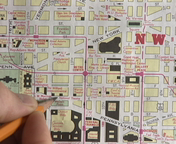
#> input picture libs/uab/PRACTICA3/frame2_1.png, 176 x 144 px
$ python sessio3.py
#> lines starting #> are read from the running program, lines starting #| are printed output that depends on the picture; long printed decimals are rounded
### libs/uab/PRACTICA2/metrikz.py
#!/usr/bin/env python
# -*- coding: utf-8 -*-

"""
Compare two or more images using MSE, PSNR, SNR, SSIM, UQI, PBVIF, MSSIM,
NQM and WSNR metrics.

For usage and a list of options, try this:
$ ./pymetrikz -h

This program and its regression test suite live here:
http://www.sawp.com.br/projects/pymetrikz"""

import numpy as __n
from scipy.ndimage.filters import gaussian_filter as __gaussian_filter
from scipy.ndimage.filters import convolve as __convolve
from scipy.ndimage.filters import correlate as __correlate
from scipy.fftpack import fftshift as __fftshift


__author__ = "Pedro Garcia Freitas <sawp@sawp.com.br>"
__copyright__ = "Copyright (c) 2011-2014 Pedro Garcia"
__license__ = "GPLv2"


def mse(reference, query):
    """Computes the Mean Square Error (MSE) of two images.

    value = mse(reference, query)

    Parameters
    ----------
    reference: original image data.
    query    : modified image data to be compared.

    Return
    ----------
    value    : MSE value
    """
    (ref, que) = (reference.astype('double'), query.astype('double'))
    diff = ref - que
    square = (diff ** 2)
    mean = square.mean()
    return mean


def rmse(reference, query):
    msev = mse(reference, query)
    return __n.sqrt(msev)


# [45 lines left out: functions psnr, snr, not called in this run]


def ssim(reference, query):
    """Computes the Structural SIMilarity Index (SSIM).

    value = ssim(reference, query)

    Parameters
    ----------
    reference: original image data.
    query    : modified image data to be compared.

    Return
    ----------
    value    : SSIM value
    """
    def __get_kernels():
        k1, k2, l = (0.01, 0.03, 255.0)
        kern1, kern2 = map(lambda x: (x * l) ** 2, (k1, k2))
        return kern1, kern2

    def __get_mus(i1, i2):
        mu1, mu2 = map(lambda x: __gaussian_filter(x, 1.5), (i1, i2))
        m1m1, m2m2, m1m2 = (mu1 * mu1, mu2 * mu2, mu1 * mu2)
        return m1m1, m2m2, m1m2

    def __get_sigmas(i1, i2, delta1, delta2, delta12):
        f1 = __gaussian_filter(i1 * i1, 1.5) - delta1
        f2 = __gaussian_filter(i2 * i2, 1.5) - delta2
        f12 = __gaussian_filter(i1 * i2, 1.5) - delta12
        return f1, f2, f12

    def __get_positive_ssimap(C1, C2, m1m2, mu11, mu22, s12, s1s1, s2s2):
        num = (2 * m1m2 + C1) * (2 * s12 + C2)
        den = (mu11 + mu22 + C1) * (s1s1 + s2s2 + C2)
        return num / den

    # [9 lines left out: function __get_negative_ssimap, not called in this run]

    (img1, img2) = (reference.astype('double'), query.astype('double'))
    (m1m1, m2m2, m1m2) = __get_mus(img1, img2)
    (s1, s2, s12) = __get_sigmas(img1, img2, m1m1, m2m2, m1m2)
    (C1, C2) = __get_kernels()
    if C1 > 0 and C2 > 0:
        ssim_map = __get_positive_ssimap(C1, C2, m1m2, m1m1, m2m2, s12, s1, s2)
    else:
        ssim_map = __get_negative_ssimap(C1, C2, m1m2, m1m1, m2m2, s12, s1, s2)
    ssim_value = ssim_map.mean()
    return ssim_value


# [290 lines left out: functions uqi, pbvif, mssim, __filter2, __get_gaussian_kernel, __ssim_modified, not called in this run]


def __convert_to_luminance(x):
    return __n.dot(x[..., :3], [0.299, 0.587, 0.144]).astype('double')


# [224 lines left out: functions nqm, wsnr, not called in this run]

### libs/uab/PRACTICA3/sessio3.py
import cv2
from scipy.fftpack import dct, idct
from PIL import Image, ImageDraw
import numpy as np
import metrikz
import time
import matplotlib.pyplot as plt

quantization_matrix = [[16.0, 11.0, 10.0, 16.0, 24.0, 40.0, 51.0, 61.0],
                       [12.0, 12.0, 14.0, 19.0, 26.0, 58.0, 60.0, 55.0],
                       [14.0, 13.0, 16.0, 24.0, 40.0, 57.0, 69.0, 56.0],
                       [14.0, 17.0, 22.0, 29.0, 51.0, 87.0, 80.0, 62.0],
                       [18.0, 22.0, 37.0, 56.0, 68.0, 109., 103., 77.0],
                       [24.0, 35.0, 55.0, 64.0, 81.0, 104., 113., 92.0],
                       [49.0, 64.0, 78.0, 87.0, 103., 121., 120., 101.],
                       [72.0, 92.0, 95.0, 98.0, 112., 100., 103., 99.0]]


def dct2(block: np.ndarray) -> np.ndarray:
    """Compute 2D Cosine Transform of Image
    Args:
        block (np.ndarray): An image block
    Returns:
        np.ndarray: 2D DCT of the image block
    """
    return dct(dct(block, axis=0, norm='ortho'), axis=1, norm='ortho')


def idct2(block: np.ndarray) -> np.ndarray:
    """Compute 2D Inverse Cosine Transform of Image
    Args:
        block (np.ndarray): An image block
    Returns:
        np.ndarray: 2D IDCT of the image block
    """
    return idct(idct(block, axis=1, norm='ortho'), axis=0, norm='ortho')


def quantization_process(block: np.ndarray) -> np.ndarray:
    """Quantization of the DCT coefficients
    Args:
        block (np.ndarray): An image block
    Returns:
        np.ndarray: Quantized image block
    """
    qm = np.zeros((8, 8))
    for i in range(int(len(block))):
        for j in range(int(len(block))):
            qm[i][j] = np.round(float(block[i][j]) / quantization_matrix[i][j])
    return qm


def inv_quantization_process(block):
    """ Realiza la cuantización inversa de los coeficientes DCT """
    return block * quantization_matrix


def func_quantized(block):
    """Quantization of the DCT coefficients
    Args:
        block (np.ndarray): An image block
    Returns:
        np.ndarray: Quantized image block
    """
    qm = np.zeros((8, 8), dtype=int)
    qm[:, :] = quantization_process(dct2(block[:, :]))
    return qm


def block_matching(frame_actual, frame_anterior, tamaño_bloque=8, restriccion=False, tamaño_ventana=24):
    assert (tamaño_ventana - tamaño_bloque > 0)
    assert (tamaño_ventana % 2 == 0)
    alto, ancho = frame_actual.shape

    # Arrays to store data
    vectores_movimiento = []
    errores_prediccion = []
    actual_position = []

    mse_total = 0

    s = time.time()

    for y in range(0, alto, tamaño_bloque):
        for x in range(0, ancho, tamaño_bloque):
            bloque_actual = frame_actual[y:y + tamaño_bloque, x:x + tamaño_bloque]

            sad_min = np.inf
            mejor_movimiento = (0, 0)
            mejor_bloque = None

            # Agrega posicion actual al array de posiciones
            actual_position.append((x, y))

            # Determinar los límites de la región de búsqueda
            y_min = max(0, y - (tamaño_ventana // 2) - tamaño_bloque // 2) if restriccion else 0
            y_max = min(alto, y + (tamaño_ventana // 2) + tamaño_bloque // 2) if restriccion else alto
            x_min = max(0, x - (tamaño_ventana // 2) - tamaño_bloque // 2) if restriccion else 0
            x_max = min(ancho, x + (tamaño_ventana // 2) + tamaño_bloque // 2) if restriccion else ancho

            step = 1
            for y_ref in range(y_min, y_max - tamaño_bloque + 1, step):
                for x_ref in range(x_min, x_max - tamaño_bloque + 1, step):
                    bloque_ref = frame_anterior[y_ref:y_ref + tamaño_bloque, x_ref:x_ref + tamaño_bloque]
                    sad_actual = metrikz.mse(bloque_actual, bloque_ref)
                    if sad_actual < sad_min:
                        sad_min = sad_actual
                        mejor_movimiento = (x_ref - x, y_ref - y)
                        mejor_bloque = bloque_ref

            vectores_movimiento.append(mejor_movimiento)
            error_block = bloque_actual.astype(dtype=int) - mejor_bloque.astype(dtype=int)
            errores_prediccion.append(func_quantized(error_block))
            mse_total += sad_min

    mse_promedio = mse_total / len(vectores_movimiento)

    e = time.time()
    time_bm = e - s
    return vectores_movimiento, errores_prediccion, mse_promedio, time_bm, actual_position


def func_motion_compensation(actual_position: list, motion_vector: list, errors_prediction: list,
                             frame: np.ndarray) -> tuple:
    """Motion compensation algorithm
    Args:
        actual_position (list): List of actual positions
        motion_vector (list): List of motion vectors
        errors_predicio (list): List of quantized errors
        frame (np.ndarray): The reference frame
    Returns:
        tuple: Tuple with the compensated frame and the frame with the errors
    """
    tamaño_bloque = 8
    frame3 = np.zeros(frame.shape, dtype=np.int16)
    frame4 = np.zeros(frame.shape, dtype=np.int16)

    # Per a cada bloc (BL) de I1, copieu la regió corresponent (mirant els vectors de
    # moviment) a la posició de BL a la imatge I3.
    for (x, y), (dx, dy) in zip(actual_position, motion_vector):
        new_x = x + dx
        new_y = y + dy
        frame3[y:y + tamaño_bloque, x:x + tamaño_bloque] = frame[new_y:new_y + tamaño_bloque,
                                                           new_x:new_x + tamaño_bloque]

    # Convert the NumPy array to a PIL Image object
    image = Image.fromarray(frame3.astype(np.uint8), 'L')  # 'L' mode is for grayscale images
    image.show()

    frame4 = np.copy(frame3)
    for i, (x, y) in enumerate(actual_position):
        # Extraer el bloque de errores de predicción
        error_block = errors_prediction[i]

        # Descomprimir el error: cuantización inversa, IDCT e redondeo
        error_block = inv_quantization_process(error_block)
        error_block = idct2(error_block)
        error_block = np.round(error_block)
        error_block = error_block.astype(dtype=np.int16)

        # Sumar el error descomprimido al bloque correspondiente en I4
        frame4[y:y + tamaño_bloque, x:x + tamaño_bloque] += error_block
        frame4[frame4 > 255] = 255
        frame4[frame4 < 0] = 0

    # Convert the NumPy array to a PIL Image object
    image = Image.fromarray(frame4.astype(np.uint8), 'L')  # 'L' mode is for grayscale images
    image.show()

    return frame3, frame4


def main():
    I1 = Image.open("frame2_1.png")  # Old frame
#> I1 is the input picture: PIL image 176x144 RGB; mean R, G, B 169.5, 157.1, 143
    I2 = Image.open("frame2_2.png")  # New frame
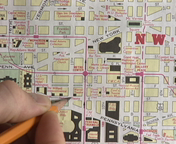
#> input picture libs/uab/PRACTICA3/frame2_2.png, 176 x 144 px
#> I2 is the input picture: PIL image 176x144 RGB; mean R, G, B 170.2, 156.6, 142.1

    # I1.show()
    img1 = I1.convert('L')
    img1.save('frame1_gray.png')
    img2 = I2.convert('L')
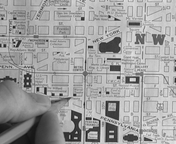
#> img2: PIL image 176x144 L; min 16, max 235, mean 159
    img2.save('frame2_gray.png')
    # img1.show()

    frame1 = cv2.imread("frame1_gray.png")
#> frame1: shape (144, 176, 3); min 16, max 234, mean 159.2
    frame2 = cv2.imread("frame2_gray.png")
#> frame2: shape (144, 176, 3); min 16, max 235, mean 159
    cv2.imshow('image', frame1)
    frame1 = frame1[:, :, 0]
    frame2 = frame2[:, :, 0]

    print("Dimensions de la imatge: ")
    print(frame1.shape)
#| (144, 176)
    dim = frame1.shape
#> dim = (144, 176)

    #  Final vectors
    actual_position = []
    motion_vector = []
    errors_prediction = []

    # Block generator matrix
    bl = np.zeros((8, 8))

    #
    # GERENAR AQUI EL CODI PER FER EL MOTION VECTORS
    #
    # afegir a vector actual_positions totes les coordenades dels blocks de les imatges
    # afegir a vector motion_vector coordenades el block que menor error te del frame anterior
    # afegir a vector errors_prediccio l'error quantitzat !! (func_quantized) que es comet per canviar de block al seguent frame
    #
    #
    motion_vector, errors_prediction, _, _, actual_position = block_matching(frame2, frame1, restriccion=True)

    # GENERAR AQUI EL CODI DE VISUALITZACIO
    # crear una línia entre cada posició dels elements dels vectors actual_position i motion_vector que siguin diferents. ex. línia origen (16,32) a (8,32)
    # podeu fer servir  ImageDraw.Draw(img) i ImageDraw.line
    # Create an image
    draw = ImageDraw.Draw(img1)
    block_size = 8
    for (pos, vec) in zip(actual_position, motion_vector):
        if vec != (0, 0):
            orig = (pos[0] + block_size // 2, pos[1] + block_size // 2)  # Center of the block
            new_pos = (orig[0] + vec[0], orig[1] + vec[1])
            draw.line([orig, new_pos], fill="red", width=1)
#> this loop made 396 passes
#> (pos, vec) on passes 2 to 4: ((8, 0), (0, 0)), ((16, 0), (0, 0)), ((24, 0), (0, 0))
    img1.show()
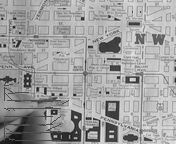
#> shown: PIL image 176x144 L; min 16, max 234, mean 158.4

    ##################
    ##  DECODIFIER  ##
    ##################

    frame3 = np.zeros(frame1.shape, dtype=np.int16)
    frame4 = np.zeros(frame1.shape, dtype=np.int16)

    # Fill frame3 and frame4 with the motion compensation algorithm
    frame3, frame4 = func_motion_compensation(actual_position, motion_vector, errors_prediction, frame1)
#> the loop in func_motion_compensation, `for (x, y), (dx, dy) in zip(actual_position, motion_vector):` made 396 passes
#> (x, y, dy) on passes 1 to 3: (0, 0, 0), (8, 0, 0), (16, 0, 0)
#> the loop in func_motion_compensation, `for i, (x, y) in enumerate(actual_position):` made 396 passes
#> (x, y) on passes 1 to 3: (0, 0), (8, 0), (16, 0)

    print("SSIM of frame3-frame2:", metrikz.ssim(frame3, frame2))
#> in __get_mus, `m1m1, m2m2, m1m2 = (mu1 * mu1, mu2 * mu2, mu1 * mu2)`:
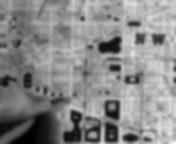
#> m1m1: shape (144, 176) float64; min 376.2, max 48879.3, mean 26377.3; drawn with min black and max white
#> in __get_positive_ssimap, `num = (2 * m1m2 + C1) * (2 * s12 + C2)`:
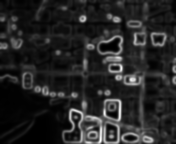
#> num: shape (144, 176) float64; min -232778.6, max 396070844.3, mean 59448010.8; drawn with min black and max white
#| SSIM of frame3-frame2: 0.9703
    print("SSIM of frame4-frame2:", metrikz.ssim(frame4, frame2))
#> call 2 of __get_positive_ssimap, with C1 = 6.5, C2 = 58.52
#> in __get_positive_ssimap (call 2), `return num / den`:
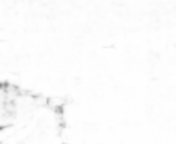
#> returned value: shape (144, 176) float64; min 0.556, max 1, mean 0.987
#| SSIM of frame4-frame2: 0.9868

    ## Show the images
    plt.figure(1, figsize=(16, 10))
    plt.rcParams['image.cmap'] = 'gray'
    plt.subplot(221)
    plt.title("I1-frame anterior")
    plt.imshow(frame1, vmin=0, vmax=255)
    plt.subplot(222)
    plt.title("I2-frame actual")
    plt.imshow(frame2, vmin=0, vmax=255)
    plt.subplot(223)
    plt.title("I3-frame motion compensation")
    plt.imshow(frame3, vmin=0, vmax=255)
    plt.subplot(224)
    plt.title("I4-frame I3 + errors prediction")
    plt.imshow(frame4, vmin=0, vmax=255)

    ## Per mostrar el mapa de calor de les variacions, blau menys error, vermell maxim error
    plt.figure(2, figsize=(14, 14))
    plt.rcParams['image.cmap'] = 'jet'
    plt.subplot(211)
    plt.title("I3 - I2")
    vm = np.max(np.absolute(frame3 - frame2))
    plt.imshow(np.absolute(frame3 - frame2), vmin=0, vmax=vm)  # np.max(np.absolute(frame3-frame2)))
    plt.subplot(212)
    plt.title("I4 - I2")
    plt.imshow(np.absolute(frame4 - frame2), vmin=0, vmax=vm)  # np.max(np.absolute(frame3-frame2)))

    plt.show()
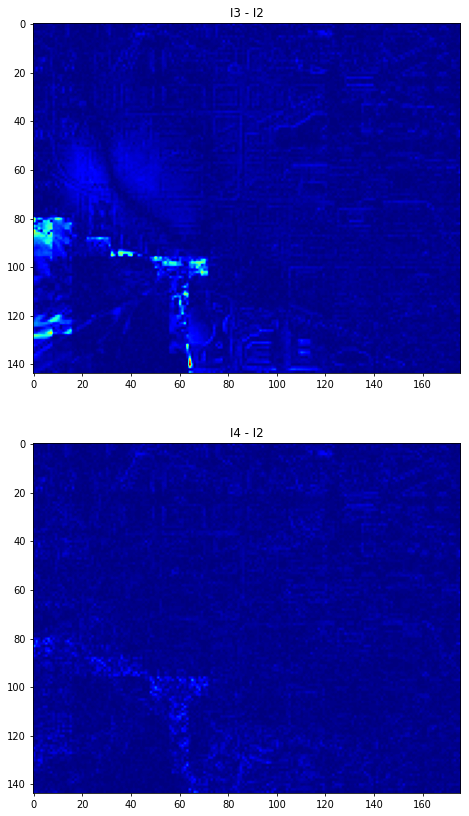
#> figure drawn by matplotlib, 2 panels


if __name__ == '__main__':
    main()
